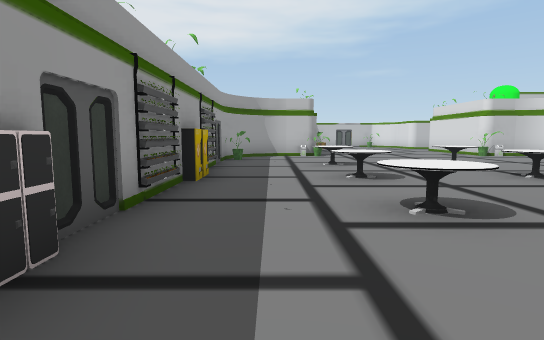
[1] (above)

24 first-person views from a walk through a scene from a Unity 3-D project. The camera is 1.4 m above the floor, tilts 6° down and sees 80° across. The floor is counted in squares, 2 m on a side. Each view is taken from the middle of a square. On the plan, view 1 faces up. The plan holds only what a view shows up to about 10 squares ahead; the rest is blank. The place goes on beyond the plan. The player is left out. Some surface patterns are stand-ins.

[2]
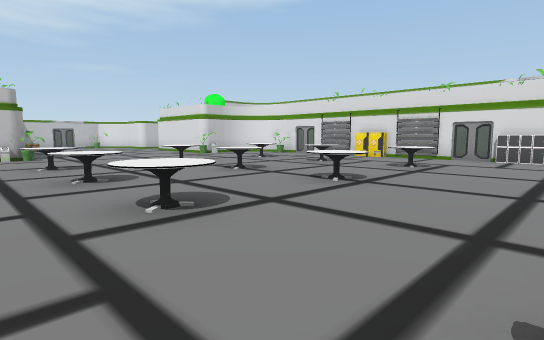

[3]
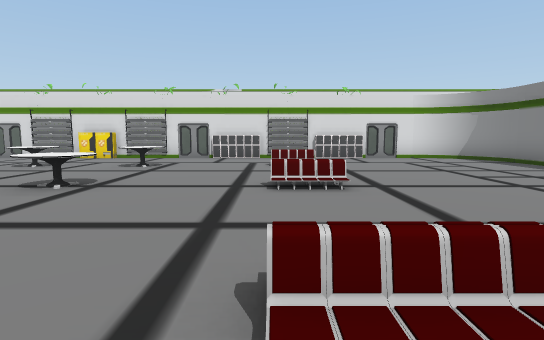

[4]
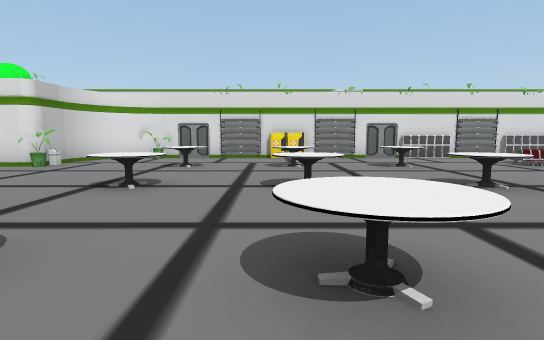

[5]
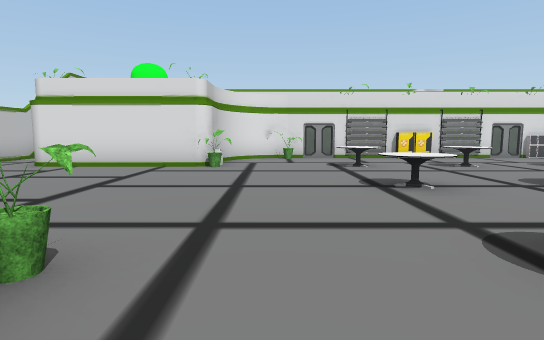

[6]
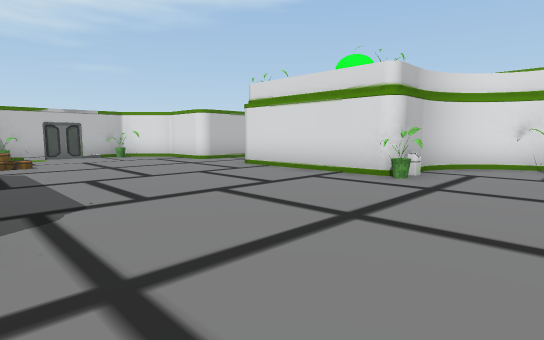

[7]
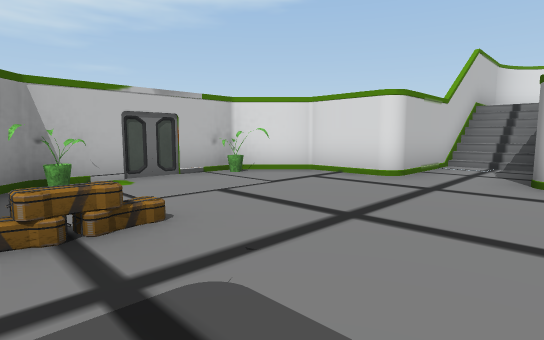

[8]
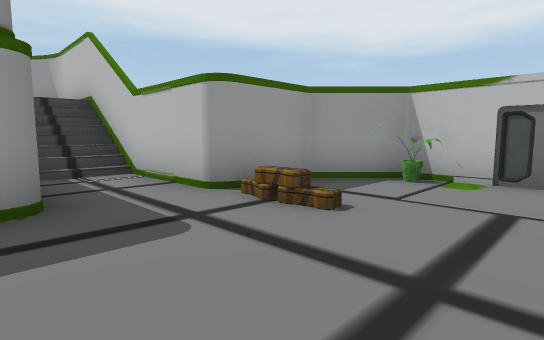

[9]
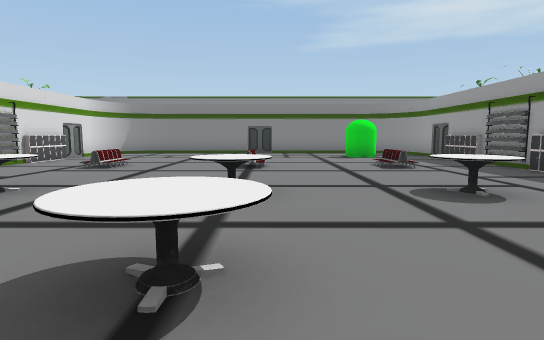

[10]
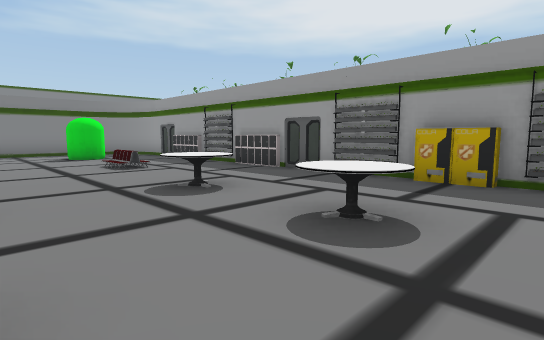

[11]
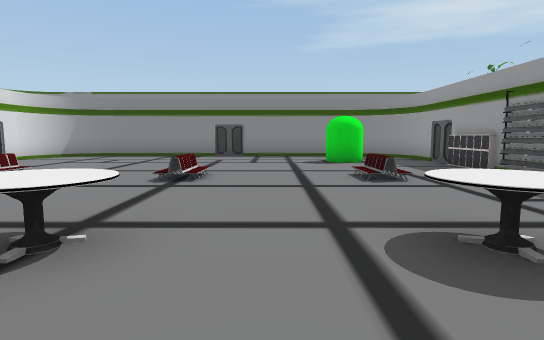

[12]
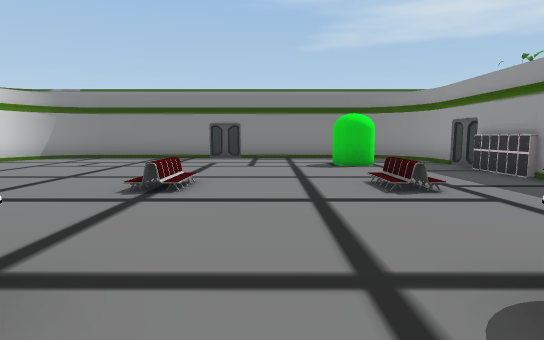

[13]
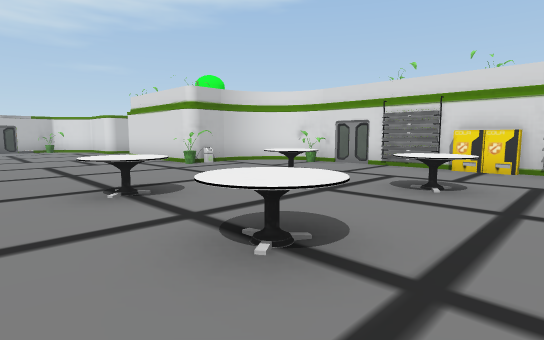

[14]
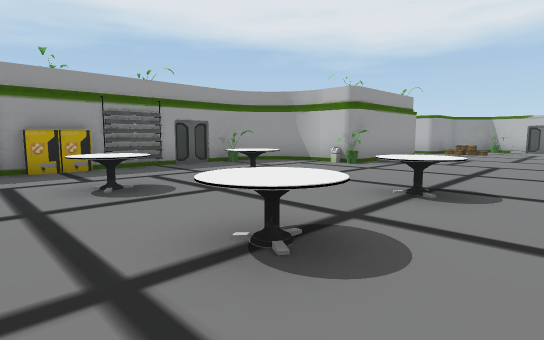

[15]
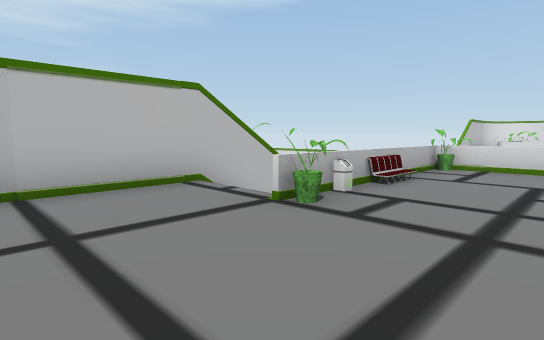

[16]
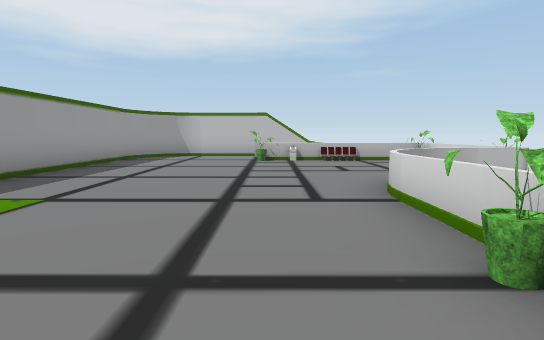

[17]
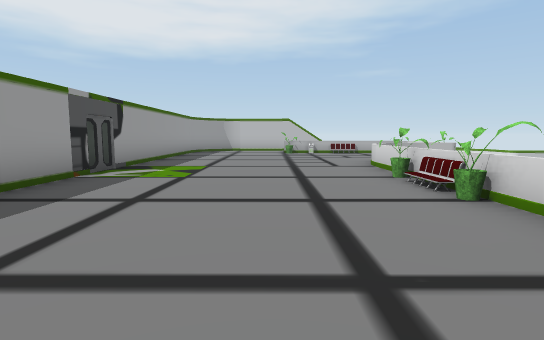

[18]
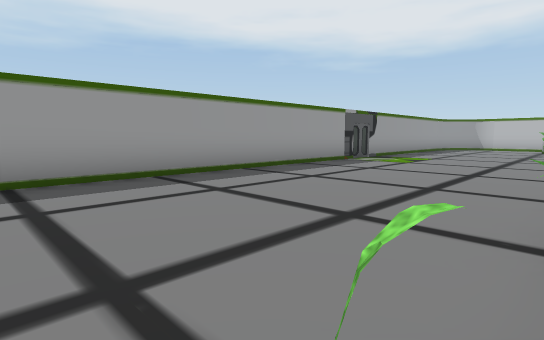

[19]
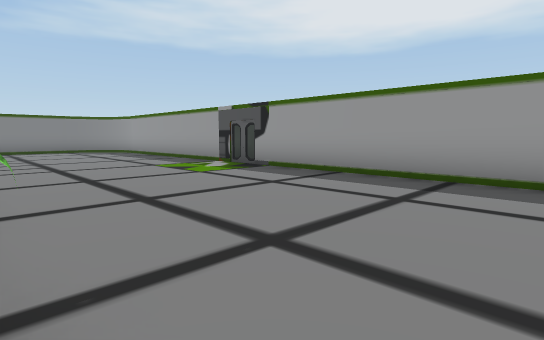

[20]
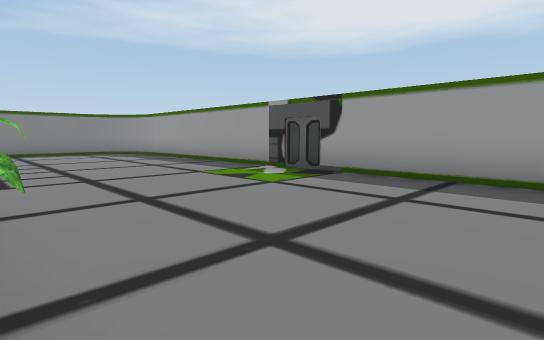

[21]
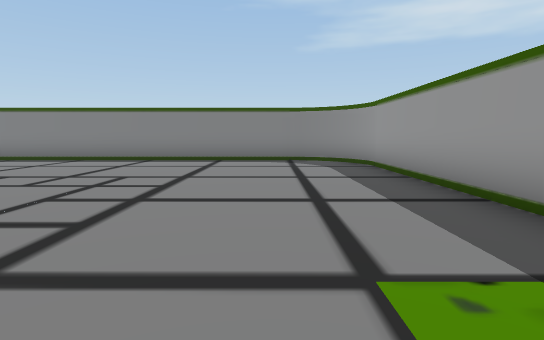

[22]
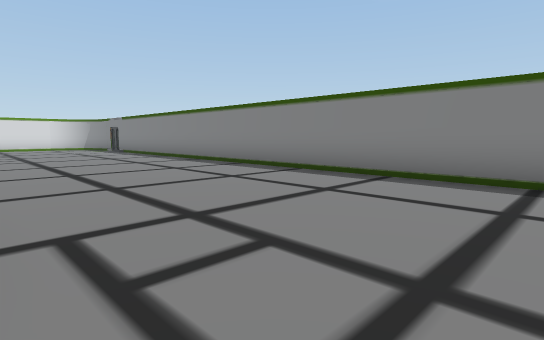

[23]
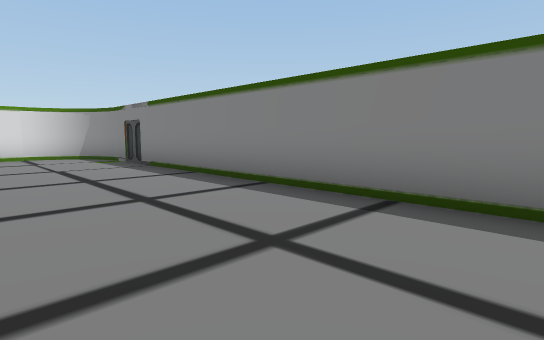

[24]
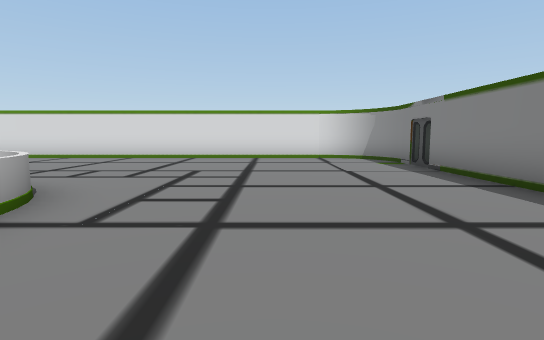

### Floor plan
Key: @ floor where view 1 was taken; # wall or solid block; x gap in a wall; . main floor; - floor 2 m lower than the main floor; _ floor 3 m lower than the main floor; / step, stairs or slope; = window, fence, low wall or low ledge; O other object.
Columns run from 8 left of view 1 to 17 right of it. Each row starts with its distance up from view 1.
 21           ######
 20          ##O__O##
 19          #______#
 18  #########/O____#######
 17 ##...///__________/x/
 16 #..../-/__________/x/
 15 #....O./..______.
 14 #.........______ OO
 13 #.........______ OO
 12 #.........______.
 11 #......=_OO____OO_=
 10 #......O__________O
  9 #......____________
  8 #......__OO_OO_OO__
  7 #...../____________O
  6  .....OO_OO_OO_OO_OO
  5  ......O__O__O__O_O
  4 #.....O____________
  3 #...../__OO_OO_OO__.
  2 #.....OO__________O.
  1 #......O__________O
  0 #.....O_@/______/__
 -1 #...../O_/______/_O/
 -2 #.....OO__________OO   ..
 -3 #......O__________O   ...
 -4 #......__O_________ .....
 -5 #......____________......
 -6 #......=  ________=......
 -7 #...........    .........
 -8 #........................
 -9 #........................
-10 #........................#
-11 #........................#
-12 ##......................##
-13  ########################

Where each view was taken, in squares from view 1:
view 1: 0 up, 0 right, facing up
view 2: 0 up, 0 right, facing up-right
view 3: 0 up, 0 right, facing right
view 4: 6 up, 0 right, facing right
view 5: 10 up, 0 right, facing right
view 6: 9 up, 2 right, facing up-right
view 7: 15 up, 2 right, facing up-right
view 8: 15 up, 5 right, facing up-left
view 9: 7 up, 4 right, facing down
view 10: 7 up, 4 right, facing down-left
view 11: 5 up, 3 right, facing down
view 12: 4 up, 3 right, facing down
view 13: 4 up, 3 right, facing up-right
view 14: 4 up, 6 right, facing up-left
view 15: 13 up, 6 left, facing up-right
view 16: 6 up, 3 left, facing up
view 17: 2 up, 4 left, facing up
view 18: 1 down, 2 left, facing up-left
view 19: 3 up, 2 left, facing down-left
view 20: 1 up, 2 left, facing down-left
view 21: 3 down, 5 left, facing down
view 22: 7 down, 2 left, facing down-right
view 23: 9 down, 5 right, facing down-right
view 24: 9 down, 6 right, facing right
